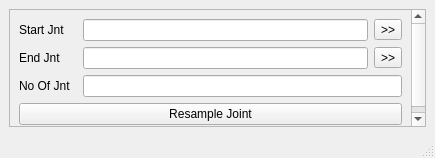
<?xml version="1.0" encoding="UTF-8"?>
<ui version="4.0">
 <class>resample_MainWindow</class>
 <widget class="QMainWindow" name="resample_MainWindow">
  <property name="geometry">
   <rect>
    <x>0</x>
    <y>0</y>
    <width>435</width>
    <height>158</height>
   </rect>
  </property>
  <property name="windowTitle">
   <string>Resample Joint</string>
  </property>
  <widget class="QWidget" name="resample_centralwidget">
   <layout class="QHBoxLayout" name="horizontalLayout">
    <item>
     <widget class="QScrollArea" name="resample_scrollArea">
      <property name="widgetResizable">
       <bool>true</bool>
      </property>
      <widget class="QWidget" name="resample_scrollAreaWidgetContents">
       <property name="geometry">
        <rect>
         <x>0</x>
         <y>0</y>
         <width>398</width>
         <height>125</height>
        </rect>
       </property>
       <layout class="QGridLayout" name="gridLayout">
        <item row="2" column="0">
         <widget class="QLabel" name="label">
          <property name="text">
           <string>No Of Jnt</string>
          </property>
         </widget>
        </item>
        <item row="3" column="0" colspan="4">
         <widget class="QPushButton" name="pushButton">
          <property name="text">
           <string>Resample Joint</string>
          </property>
         </widget>
        </item>
        <item row="1" column="2">
         <widget class="QLineEdit" name="end_jnt_line_edit"/>
        </item>
        <item row="0" column="2">
         <widget class="QLineEdit" name="start_jnt_line_edit"/>
        </item>
        <item row="4" column="2">
         <spacer name="verticalSpacer">
          <property name="orientation">
           <enum>Qt::Vertical</enum>
          </property>
          <property name="sizeHint" stdset="0">
           <size>
            <width>20</width>
            <height>40</height>
           </size>
          </property>
         </spacer>
        </item>
        <item row="1" column="0">
         <widget class="QLabel" name="end_jnt_label">
          <property name="text">
           <string>End Jnt</string>
          </property>
         </widget>
        </item>
        <item row="1" column="3">
         <widget class="QToolButton" name="toolButton_2">
          <property name="text">
           <string>&gt;&gt;</string>
          </property>
         </widget>
        </item>
        <item row="0" column="0">
         <widget class="QLabel" name="start_jnt_label">
          <property name="text">
           <string>Start Jnt</string>
          </property>
         </widget>
        </item>
        <item row="0" column="3">
         <widget class="QToolButton" name="toolButton">
          <property name="text">
           <string>&gt;&gt;</string>
          </property>
         </widget>
        </item>
        <item row="2" column="2" colspan="2">
         <widget class="QLineEdit" name="lineEdit"/>
        </item>
       </layout>
      </widget>
     </widget>
    </item>
   </layout>
  </widget>
  <widget class="QStatusBar" name="statusbar"/>
 </widget>
 <resources/>
 <connections/>
</ui>
